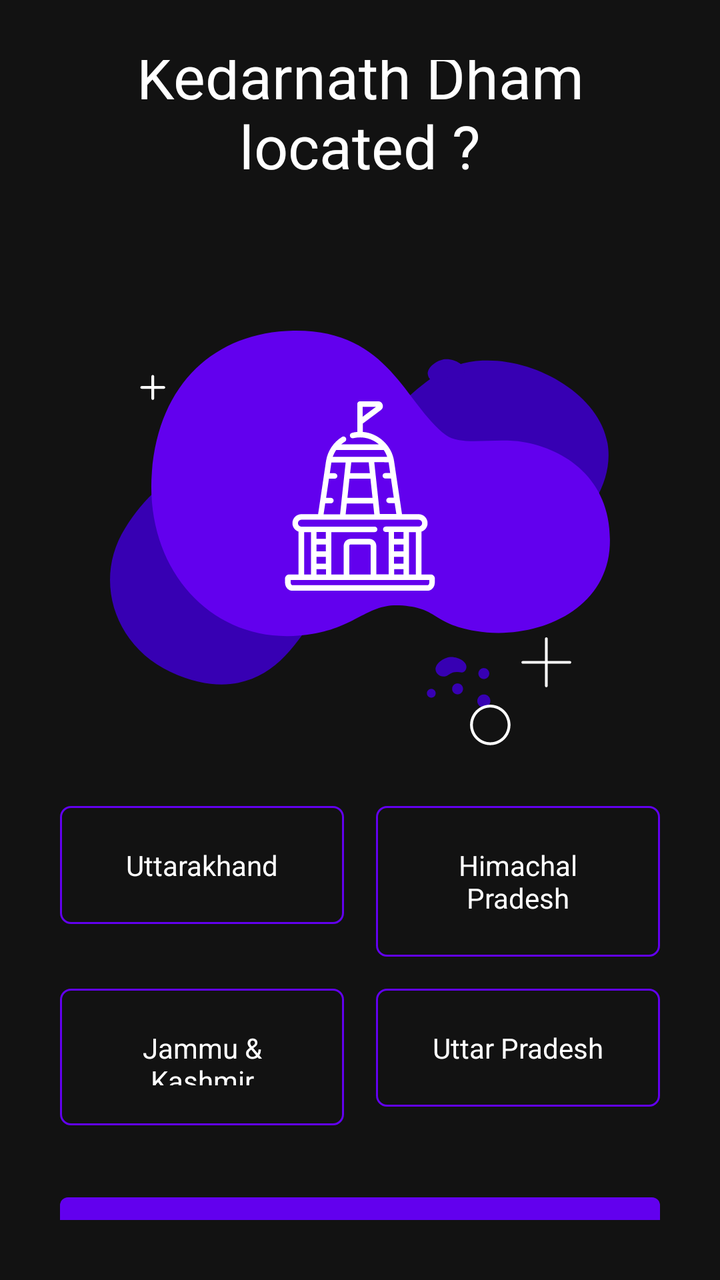
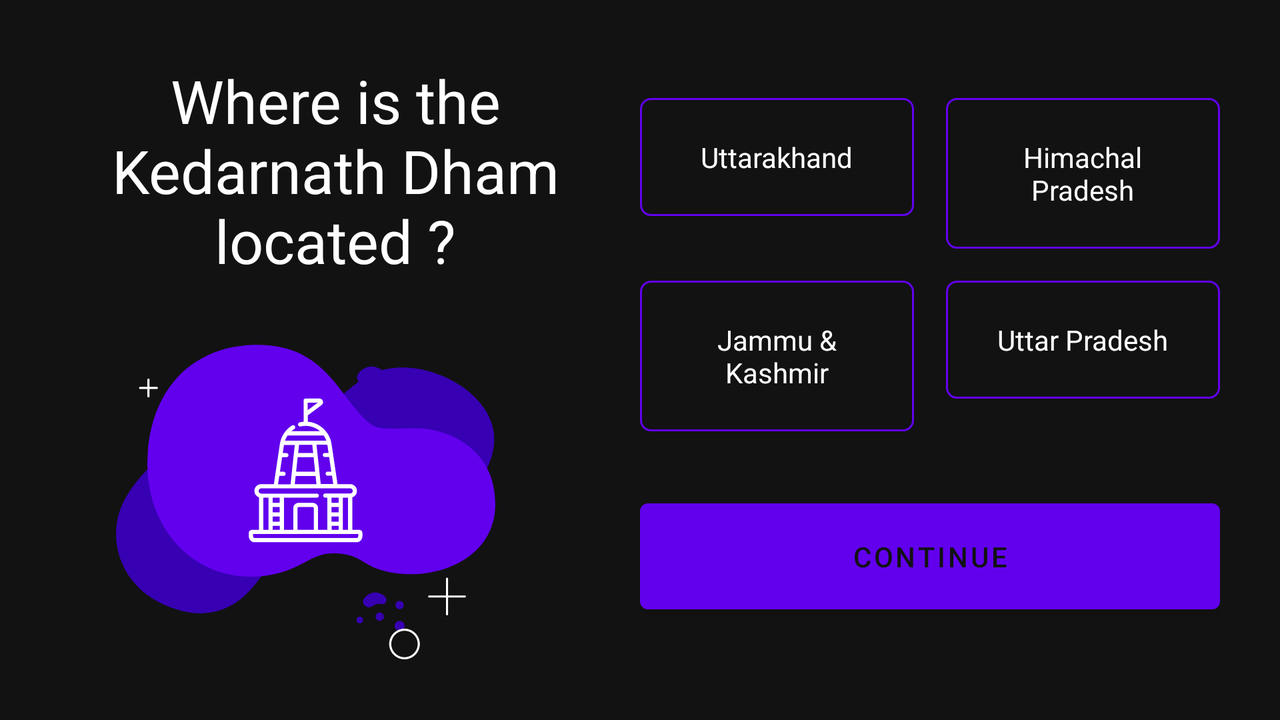

The same Android screen from two of the app's own layout files: first res/layout/ as a phone draws it, then the repository's variant for another configuration, drawn on a device whose configuration selects that folder. Both files follow.
<!-- AndroidManifest.xml: application theme Theme.Quzinator -->
<!-- res/layout/question_four_activity.xml -->
<?xml version="1.0" encoding="utf-8"?>
<RelativeLayout
    xmlns:tools="http://schemas.android.com/tools"
    xmlns:android="http://schemas.android.com/apk/res/android"
    android:layout_width="match_parent"
    android:layout_height="match_parent"
    tools:context=".QuestionOneActivity"
    android:gravity="center"
    android:layout_margin="30dp">
    <TextView
        android:id="@+id/question"
        style="@style/question"
        android:text="@string/question4"
        android:layout_centerHorizontal="true"
        android:textAlignment="center"
        android:gravity="center_horizontal" />
    <ImageView
        android:id="@+id/image"
        android:layout_below="@id/question"
        android:layout_width="match_parent"
        android:layout_height="250dp"
        android:layout_marginBottom="30dp"
        android:src="@drawable/ic_temple" />
    <LinearLayout
        android:id="@+id/answers1"
        android:layout_width="match_parent"
        android:layout_height="wrap_content"
        android:layout_below="@id/image">
        <TextView
            android:id="@+id/answer1"
            style="@style/answer"
            android:onClick="answer1"
            android:clickable="true"
            android:focusable="true"
            android:layout_marginRight="8dp"
            android:layout_marginEnd="8dp"
            android:layout_weight="1"
            android:text="@string/question4_answer1" />
        <TextView
            android:id="@+id/answer2"
            style="@style/answer"
            android:onClick="answer2"
            android:clickable="true"
            android:focusable="true"
            android:layout_marginLeft="8dp"
            android:layout_marginStart="8dp"
            android:layout_weight="1"
            android:text="@string/question4_answer2" />
    </LinearLayout>
    <LinearLayout
        android:id="@+id/answers2"
        android:layout_width="match_parent"
        android:layout_height="wrap_content"
        android:layout_below="@id/answers1"
        android:layout_marginTop="16dp">
        <TextView
            android:id="@+id/answer3"
            style="@style/answer"
            android:onClick="answer3"
            android:clickable="true"
            android:focusable="true"
            android:layout_marginRight="8dp"
            android:layout_marginEnd="8dp"
            android:text="@string/question4_answer3" />
        <TextView
            android:id="@+id/answer4"
            style="@style/answer"
            android:onClick="answer4"
            android:clickable="true"
            android:focusable="true"
            android:layout_marginLeft="8dp"
            android:layout_marginStart="8dp"
            android:text="@string/question4_answer4" />
    </LinearLayout>
    <Button
        android:id="@+id/login"
        android:layout_below="@id/answers2"
        android:layout_width="match_parent"
        android:layout_height="65dp"
        android:layout_weight="1"
        android:layout_marginTop="30dp"
        android:onClick="submit"
        android:text="Continue" />
</RelativeLayout>
<!-- resources referenced by this layout -->
<resources>
  <!-- drawable ic_temple: vector/xml drawable (drawable, 9569 chars, omitted) -->
  <string name="question4">Where is the Kedarnath Dham located ?</string>
  <string name="question4_answer1">Uttarakhand</string>
  <string name="question4_answer2">Himachal Pradesh</string>
  <string name="question4_answer3">Jammu &amp; Kashmir</string>
  <string name="question4_answer4">Uttar Pradesh</string>
  <style name="answer">
          <item name="android:layout_width">match_parent</item>
          <item name="android:layout_height">wrap_content</item>
          <item name="android:layout_weight">1</item>
          <item name="android:gravity">center</item>
          <item name="android:padding">20dp</item>
          <item name="android:background">@drawable/answerbg</item>
      </style>
  <style name="question">
          <item name="android:layout_width">wrap_content</item>
          <item name="android:layout_height">wrap_content</item>
          <item name="android:textSize">30sp</item>
          <item name="android:layout_marginBottom">30dp</item>
      </style>
  <style name="Theme.Quzinator" parent="Theme.MaterialComponents.NoActionBar">
          
          <item name="colorPrimary">@color/purple_500</item>
          <item name="colorPrimaryVariant">@color/purple_700</item>
          <item name="colorOnPrimary">@color/black</item>
          
          <item name="colorSecondary">@color/teal_200</item>
          <item name="colorSecondaryVariant">@color/teal_200</item>
          <item name="colorOnSecondary">@color/black</item>
          
          <item name="android:statusBarColor" tools:targetApi="l">@color/black</item>
          <item name="android:textColor">@color/white</item>
      </style>
  <!-- drawable answerbg (drawable) -->
  <shape xmlns:android="http://schemas.android.com/apk/res/android" android:shape="rectangle">
      <corners android:radius="5dp" />
      <solid android:color="@color/background" />
      <stroke android:width="1dip" android:color="@color/purple_500" />
  </shape>
  <color name="purple_500">#FF6200EE</color>
  <color name="purple_700">#FF3700B3</color>
  <color name="black">#121212</color>
  <color name="teal_200">#FF03DAC5</color>
  <color name="white">#FFFFFFFF</color>
  <color name="background">#121212</color>
</resources>
<!-- res/layout-land/question_four_activity.xml (the repository's variant of the layout above) -->
<!-- drawn on the phone turned sideways -->
<?xml version="1.0" encoding="utf-8"?>
<RelativeLayout
    xmlns:tools="http://schemas.android.com/tools"
    xmlns:android="http://schemas.android.com/apk/res/android"
    android:layout_width="match_parent"
    android:layout_height="match_parent"
    tools:context=".QuestionOneActivity"
    android:gravity="center"
    android:layout_margin="30dp">
    <LinearLayout
        android:id="@+id/view1"
        android:layout_width="match_parent"
        android:layout_height="match_parent"
        android:orientation="horizontal">
        <RelativeLayout
            android:layout_width="match_parent"
            android:layout_height="match_parent"
            android:layout_weight="1"
            android:paddingRight="30dp"
            android:layout_gravity="center"
            android:gravity="center">
            <TextView
                android:id="@+id/question"
                style="@style/question"
                android:layout_marginBottom="0dp"
                android:text="@string/question4"
                android:layout_centerHorizontal="true"
                android:textAlignment="center"
                android:gravity="center_horizontal" />
            <ImageView
                android:id="@+id/image"
                android:layout_below="@id/question"
                android:layout_width="match_parent"
                android:layout_height="250dp"
                android:src="@drawable/ic_temple" />
        </RelativeLayout>
        <RelativeLayout
            android:layout_width="match_parent"
            android:layout_height="match_parent"
            android:layout_weight="1"
            android:layout_gravity="center"
            android:gravity="center">
            <LinearLayout
                android:id="@+id/answers1"
                android:layout_width="match_parent"
                android:layout_height="wrap_content">
                <TextView
                    android:id="@+id/answer1"
                    style="@style/answer"
                    android:onClick="answer1"
                    android:clickable="true"
                    android:focusable="true"
                    android:layout_marginRight="8dp"
                    android:layout_marginEnd="8dp"
                    android:layout_weight="1"
                    android:text="@string/question4_answer1" />
                <TextView
                    android:id="@+id/answer2"
                    style="@style/answer"
                    android:onClick="answer2"
                    android:clickable="true"
                    android:focusable="true"
                    android:layout_marginLeft="8dp"
                    android:layout_marginStart="8dp"
                    android:layout_weight="1"
                    android:text="@string/question4_answer2" />
            </LinearLayout>
            <LinearLayout
                android:id="@+id/answers2"
                android:layout_width="match_parent"
                android:layout_height="wrap_content"
                android:layout_below="@id/answers1"
                android:layout_marginTop="16dp">
                <TextView
                    android:id="@+id/answer3"
                    style="@style/answer"
                    android:onClick="answer3"
                    android:clickable="true"
                    android:focusable="true"
                    android:layout_marginRight="8dp"
                    android:layout_marginEnd="8dp"
                    android:text="@string/question4_answer3" />
                <TextView
                    android:id="@+id/answer4"
                    style="@style/answer"
                    android:onClick="answer4"
                    android:clickable="true"
                    android:focusable="true"
                    android:layout_marginLeft="8dp"
                    android:layout_marginStart="8dp"
                    android:text="@string/question4_answer4" />
            </LinearLayout>
            <Button
                android:id="@+id/login"
                android:layout_below="@id/answers2"
                android:layout_width="match_parent"
                android:layout_height="65dp"
                android:layout_marginTop="30dp"
                android:onClick="submit"
                android:text="Continue" />
        </RelativeLayout>
    </LinearLayout>
</RelativeLayout>
